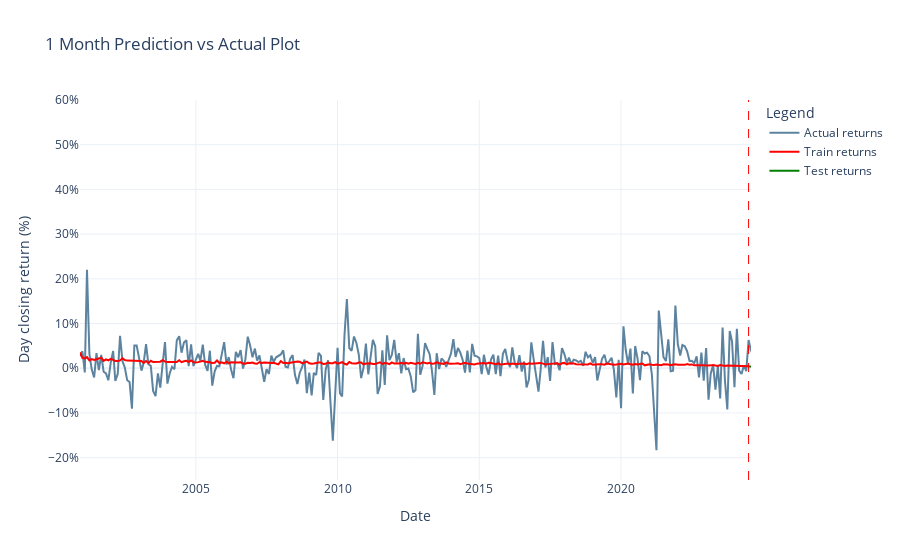

The code cell stored with this chart in its notebook:
### Markdown cell above
### 1 month Actual vs Prediction

### Code cell
importlib.reload(mpt_utils)
importlib.reload(plots)

y_train_mean_pred_1m, y_test_mean_pred_1m = mpt_utils.get_train_test_mean_pred(y_train_pred_1m, y_test_pred_1m, len(df_pct.columns))
plots.generate_timeseries_plot(df_pct, df_tabular_multi, y_train_mean_pred_1m, y_test_mean_pred_1m)

### Figure 1 — Plotly figure (JSON) as saved in the notebook; plotly's stock layout.template omitted (floating-point values rounded to 4 significant figures; data arrays with more than 128 entries replaced by an {"elided": "..."} marker saying what was removed)
{"data": [{"line": {"color": "#5c839f", "width": 2}, "mode": "lines", "name": "Actual returns", "x": {"elided": "285 str values"}, "y": {"elided": "299 float values"}, "type": "scatter"}, {"line": {"color": "red", "width": 2}, "mode": "lines", "name": "Train returns", "x": {"elided": "284 str values"}, "y": {"elided": "284 float values"}, "type": "scatter"}, {"line": {"color": "green", "width": 2}, "mode": "lines", "name": "Test returns", "x": ["2024-07-01", "2024-08-01"], "y": [0.004369, 0.003557], "type": "scatter"}], "layout": {"shapes": [{"line": {"color": "red", "dash": "dash", "width": 1}, "type": "line", "x0": "2024-07-01", "x1": "2024-07-01", "xref": "x", "y0": 0, "y1": 1, "yref": "y domain"}], "yaxis": {"title": {"text": "Day closing return (%)"}, "tickformat": ".0%", "range": [-0.25, 0.6]}, "title": {"text": "1 Month Prediction vs Actual Plot"}, "xaxis": {"title": {"text": "Date"}}, "legend": {"title": {"text": "Legend"}}}}
